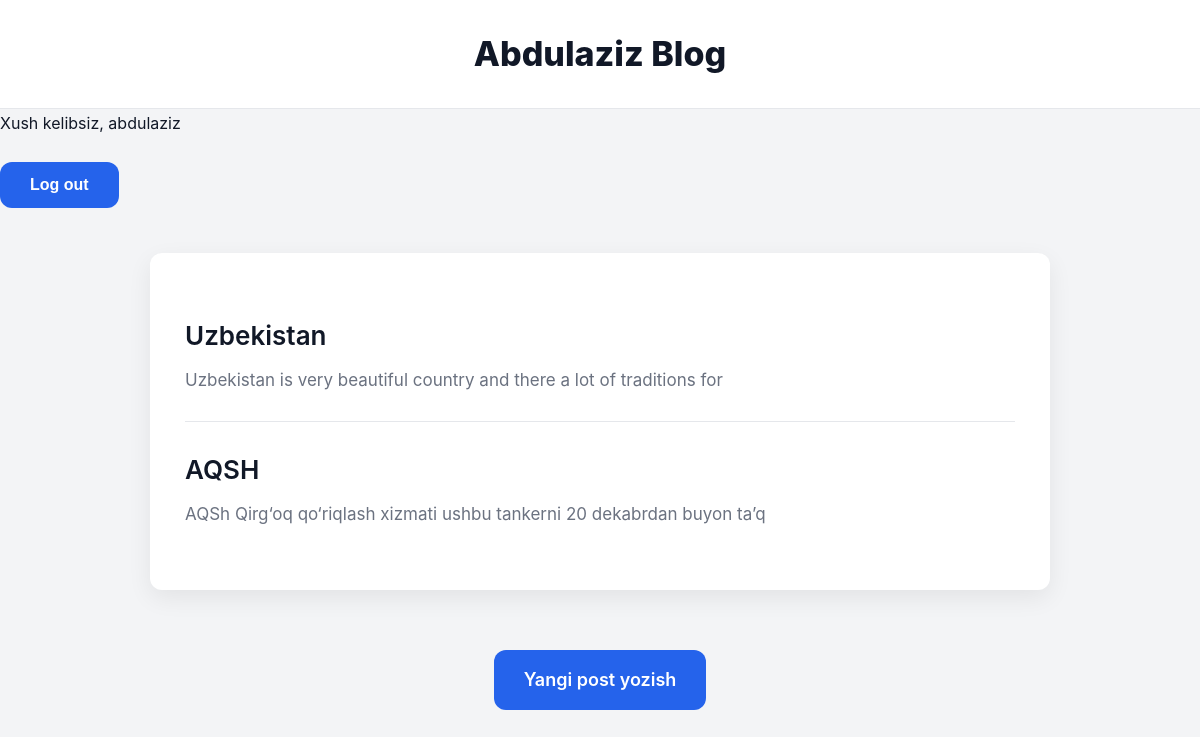
The app's page / (signed in) with its own data.
### blog/models.py (models this page shows, shortened)
class Post(models.Model):
    title = models.CharField(max_length=200)
    author = models.ForeignKey(
        'auth.User',
        on_delete=models.CASCADE,
    )
    body = models.TextField()

### blog/views.py (the view)
# urls.py: path('', PostListView.as_view(), name='home'),
class PostListView(ListView):
    model = Post
    template_name = 'home.html'

### templates/home.html
{% extends 'base.html' %}
{% block content %}
    {% for post in object_list %}
    <div class="post-entry">
        <h2><a href="{% url 'post_detail' post.pk %}">{{ post.title }}</a></h2>
        <p>{{ post.body | slice:":70" }}</p>
    </div>
    {% endfor %}
{% endblock content %}

### templates/base.html (shortened to what this page needs)
{% load static %}
<!DOCTYPE html>
<html lang="en">
<head>
    <link rel="stylesheet" href="{% static 'css/base.css' %}">
</head>
<body>
<header>
    <h1>
        <a href="{% url 'home' %}">Abdulaziz Blog</a>
    </h1>
</header>
        {% if user.is_authenticated %}
    <p>Xush kelibsiz, {{ user.username }}</p>
    <form method="post" action="{% url 'logout' %}">
        <button type="submit" class="btn">Log out</button>
    </form>
{% else %}
    <a href="{% url 'login' %}" class="btn">Saytga kiring</a>
{% endif %}
<div>
    {% block content %}
    {% endblock content %}
</div>
<footer><h2>
    <a href="{% url 'post_new' %}">Yangi post yozish</a>
</h2></footer>
</body>
</html>

### static/css/base.css (style rules this page uses)
* { margin: 0; padding: 0; box-sizing: border-box; }
:root { --bg-main: #f3f4f6; --bg-white: #ffffff; --text-dark: #111827; --text-muted: #6b7280; --primary: #2563eb; --border: #e5e7eb; --radius: 12px; --shadow: 0 8px 24px rgba(0,0,0,0.07); }
body { font-family: 'Inter', 'Segoe UI', sans-serif; background: var(--bg-main); color: var(--text-dark); line-height: 1.75; }
header { background: var(--bg-white); padding: 24px 0; text-align: center; border-bottom: 1px solid var(--border); }
header h1 a { font-size: 34px; font-weight: 800; color: var(--text-dark); text-decoration: none; }
body > div { max-width: 900px; margin: 45px auto; padding: 35px; background: var(--bg-white); border-radius: var(--radius); box-shadow: var(--shadow); }
.post-entry { padding: 25px 0; border-bottom: 1px solid var(--border); }
.post-entry:last-child { border-bottom: none; }
.post-entry h2 { font-size: 26px; margin-bottom: 8px; }
.post-entry h2 a { color: var(--text-dark); text-decoration: none; }
.post-entry p { font-size: 17px; color: var(--text-muted); }
a { color: var(--primary); font-weight: 600; }
form { margin-top: 25px; }
footer { margin-top: 60px; text-align: center; }
footer h2 a { display: inline-block; padding: 14px 30px; background: var(--primary); color: #fff; border-radius: var(--radius); text-decoration: none; font-size: 18px; }
.btn { background: var(--primary); color: #fff; border: none; padding: 14px 30px; border-radius: var(--radius); font-size: 16px; font-weight: 700; cursor: pointer; transition: 0.25s ease; }
a, a:hover, a:focus, a:active { text-decoration: none; color: var(--primary); transition: 0.2s ease; }

### records on screen
Post: title "Uzbekistan", body "Uzbekistan is very beautiful country and there a lot of traditions for"
Post: title "AQSH", body "AQSh Qirg‘oq qo‘riqlash xizmati ushbu tankerni 20 dekabrdan buyon ta’q"

### other values on screen
{{ user.username }} "abdulaziz"
